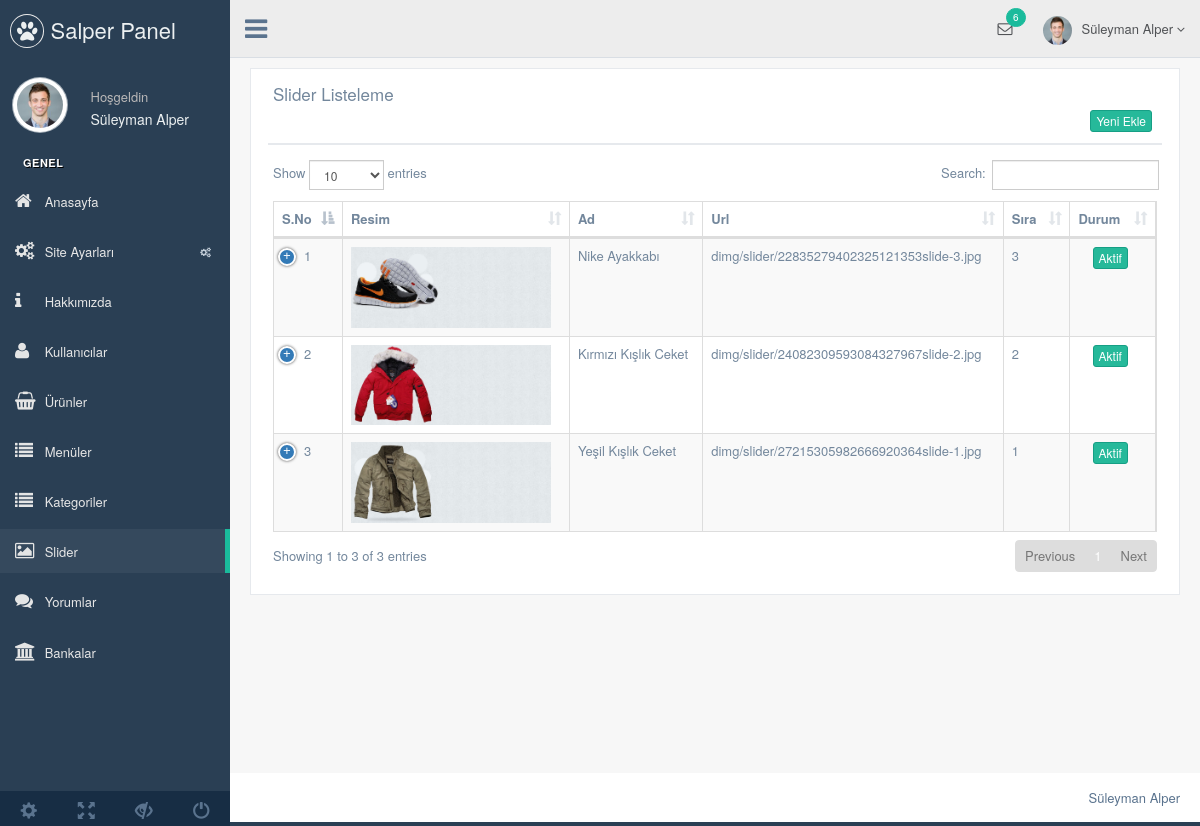
The page /eticaret/nedmin/production/slider.php (signed in) on the database its author committed.
### tables this page shows
CREATE TABLE `kullanici` (
  `kullanici_id` int(11) NOT NULL,
  `kullanici_zaman` datetime NOT NULL DEFAULT current_timestamp(),
  `kullanici_resim` varchar(250) NOT NULL,
  `kullanici_tc` varchar(50) NOT NULL,
  `kullanici_ad` varchar(50) NOT NULL,
  `kullanici_mail` varchar(100) NOT NULL,
  `kullanici_gsm` varchar(50) NOT NULL,
  `kullanici_password` varchar(50) NOT NULL,
  `kullanici_adsoyad` varchar(50) NOT NULL,
  `kullanici_adres` varchar(250) NOT NULL,
  `kullanici_il` varchar(100) NOT NULL,
  `kullanici_ilce` varchar(100) NOT NULL,
  `kullanici_unvan` varchar(100) NOT NULL,
  `kullanici_yetki` varchar(50) NOT NULL,
  `kullanici_durum` int(1) NOT NULL DEFAULT 1
);

CREATE TABLE `slider` (
  `slider_id` int(11) NOT NULL,
  `slider_ad` varchar(100) NOT NULL,
  `slider_resimyol` varchar(250) NOT NULL,
  `slider_sira` int(2) NOT NULL,
  `slider_link` varchar(250) NOT NULL,
  `slider_durum` enum('0','1') NOT NULL DEFAULT '1'
);

### eticaret/nedmin/production/slider.php (the view, shortened to what this page needs)
<?php
include 'header.php';
$slidersor=$db->prepare("SELECT * FROM slider");
$slidersor->execute();
?>
<div class="right_col" role="main">
  <div class="">
    <div class="row">
      <div class="col-md-12 col-sm-12 col-xs-12">
        <div class="x_panel">
          <div class="x_title">
            <h2>Slider Listeleme </h2>
            <div class="clearfix"></div>
            <div align="right">
              <a href="slider-ekle.php"><button class="btn btn-success btn-xs"> Yeni Ekle</button></a>
            </div>
          </div>
          <div class="x_content">
            <table id="datatable-responsive" class="table table-striped table-bordered dt-responsive nowrap" cellspacing="0" width="100%">
              <thead>
                <tr>
                  <th>S.No</th>
                  <th>Resim</th>
                  <th>Ad</th>
                  <th>Url</th>
                  <th>Sıra</th>
                  <th>Durum</th>
                </tr>
              </thead>
              <tbody>
                <?php
                $say=0;
                while($slidercek=$slidersor->fetch(PDO::FETCH_ASSOC)) { $say++?>
                <tr>
                 <td width="20"><?php echo $say ?></td>
                 <td><img width="200" src="../../<?php echo $slidercek['slider_resimyol'] ?>"></td>
                 <td><?php echo $slidercek['slider_ad'] ?></td>
                 <td><?php echo $slidercek['slider_resimyol'] ?></td>
                 <td><?php echo $slidercek['slider_sira'] ?></td>
                 <td><center><?php
                  if ($slidercek['slider_durum']==1) {?>
                  <button class="btn btn-success btn-xs">Aktif</button>
                <?php } else {?>
                <button class="btn btn-danger btn-xs">Pasif</button>
                <?php } ?>
              </center>
            </td>
          </tr>
          <?php  }
          ?>
        </tbody>
      </table>
    </div>
  </div>
</div>
</div>
</div>
</div>
<?php include 'footer.php'; ?>

### eticaret/nedmin/production/header.php (shortened to what this page needs)
<?php
include '../netting/baglan.php';
$kullanicisor=$db->prepare("SELECT * FROM kullanici where kullanici_mail=:mail");
$kullanicisor->execute(array(
  'mail' => $_SESSION['kullanici_mail']
  ));
$kullanicicek=$kullanicisor->fetch(PDO::FETCH_ASSOC);
?>
<!DOCTYPE html>
<html lang="en">
<head>
  <link href="../vendors/bootstrap/dist/css/bootstrap.min.css" rel="stylesheet">
  <link href="../vendors/font-awesome/css/font-awesome.min.css" rel="stylesheet">
  <link href="../vendors/nprogress/nprogress.css" rel="stylesheet">
  <link href="../vendors/iCheck/skins/flat/green.css" rel="stylesheet">
  <link href="../vendors/datatables.net-bs/css/dataTables.bootstrap.min.css" rel="stylesheet">
  <link href="../vendors/datatables.net-buttons-bs/css/buttons.bootstrap.min.css" rel="stylesheet">
  <link href="../vendors/datatables.net-fixedheader-bs/css/fixedHeader.bootstrap.min.css" rel="stylesheet">
  <link href="../vendors/datatables.net-responsive-bs/css/responsive.bootstrap.min.css" rel="stylesheet">
  <link href="../vendors/datatables.net-scroller-bs/css/scroller.bootstrap.min.css" rel="stylesheet">
  <link href="../vendors/dropzone/dist/min/dropzone.min.css" rel="stylesheet">
  <link href="../build/css/custom.min.css" rel="stylesheet">
</head>
<body class="nav-md">
  <div class="container body">
    <div class="main_container">
      <div class="col-md-3 left_col">
        <div class="left_col scroll-view">
          <div class="navbar nav_title" style="border: 0;">
            <a href="index.php" class="site_title"><i class="fa fa-paw"></i> <span>Salper Panel</span></a>
          </div>
          <div class="profile clearfix">
            <div class="profile_pic">
              <img src="images/img.jpg" alt="..." class="img-circle profile_img">
            </div>
            <div class="profile_info">
              <span>Hoşgeldin</span>
              <h2><?php echo $kullanicicek['kullanici_adsoyad'] ?></h2>
            </div>
          </div>
          <br />
          <div id="sidebar-menu" class="main_menu_side hidden-print main_menu">
            <div class="menu_section">
              <h3>Genel</h3>
              <ul class="nav side-menu">
                <li><a href="index.php"><i class="fa fa-home"></i> Anasayfa </a></li>
                <li><a><i class="fa fa-cogs"></i> Site Ayarları <span class="fa fa-cogs"></span></a>
             </li>
             <li><a href="hakkimizda.php"><i class="fa fa-info"></i> Hakkımızda </a></li>
             <li><a href="kullanici.php"><i class="fa fa-user"></i> Kullanıcılar </a></li>
             <li><a href="urun.php"><i class="fa fa-shopping-basket"></i> Ürünler </a></li>
             <li><a href="menu.php"><i class="fa fa-list"></i> Menüler </a></li>
             <li><a href="kategori.php"><i class="fa fa-list"></i> Kategoriler </a></li>
             <li><a href="slider.php"><i class="fa fa-image"></i> Slider </a></li>
             <li><a href="yorum.php"><i class="fa fa-comments"></i> Yorumlar </a></li>
             <li><a href="banka.php"><i class="fa fa-bank"></i> Bankalar </a></li>
           </ul>
         </div>
       </div>
       <div class="sidebar-footer hidden-small">
        <a data-toggle="tooltip" data-placement="top" title="Settings">
          <span class="glyphicon glyphicon-cog" aria-hidden="true"></span>
        </a>
        <a data-toggle="tooltip" data-placement="top" title="FullScreen">
          <span class="glyphicon glyphicon-fullscreen" aria-hidden="true"></span>
        </a>
        <a data-toggle="tooltip" data-placement="top" title="Lock">
          <span class="glyphicon glyphicon-eye-close" aria-hidden="true"></span>
        </a>
        <a data-toggle="tooltip" data-placement="top" title="Logout">
          <span class="glyphicon glyphicon-off" aria-hidden="true"></span>
        </a>
      </div>
    </div>
  </div>
  <div class="top_nav">
    <div class="nav_menu">
      <nav>
        <div class="nav toggle">
          <a id="menu_toggle"><i class="fa fa-bars"></i></a>
        </div>
        <ul class="nav navbar-nav navbar-right">
          <li class="">
            <a href="javascript:;" class="user-profile dropdown-toggle" data-toggle="dropdown" aria-expanded="false">
              <img src="images/img.jpg" alt=""><?php echo $kullanicicek['kullanici_adsoyad'] ?>
              <span class=" fa fa-angle-down"></span>
            </a>
          </li>
          <li role="presentation" class="dropdown">
            <a href="javascript:;" class="dropdown-toggle info-number" data-toggle="dropdown" aria-expanded="false">
              <i class="fa fa-envelope-o"></i>
              <span class="badge bg-green">6</span>
            </a>
          </li>
        </ul>
      </nav>
    </div>
  </div>

### rows shown on the page
kullanici: kullanici_adsoyad "Süleyman Alper"
slider: slider_resimyol (picture), slider_ad "Nike Ayakkabı", slider_resimyol "dimg/slider/22835279402325121353slide-3.jpg", slider_sira "3", slider_durum "Aktif"
slider: slider_resimyol (picture), slider_ad "Kırmızı Kışlık Ceket", slider_resimyol "dimg/slider/24082309593084327967slide-2.jpg", slider_sira "2", slider_durum "Aktif"
slider: slider_resimyol (picture), slider_ad "Yeşil Kışlık Ceket", slider_resimyol "dimg/slider/27215305982666920364slide-1.jpg", slider_sira "1", slider_durum "Aktif"
